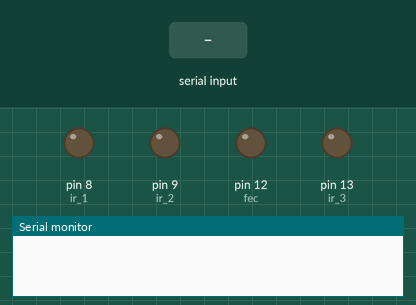
The sketch below on a simulated Arduino Uno, built with avr-gcc and run on an emulated ATmega328P. Shown: output pins drawn as LEDs (lit = HIGH), the last lines printed to the serial monitor. The test bench sets the inputs (shaded band).

Above: at 1.2 s.
1.3 s: "x" received over Serial
At 2.1 s:
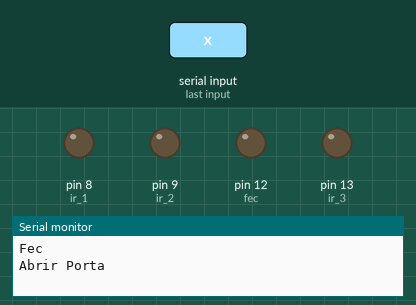
2.8 s: "q" received over Serial
At 2.88 s:
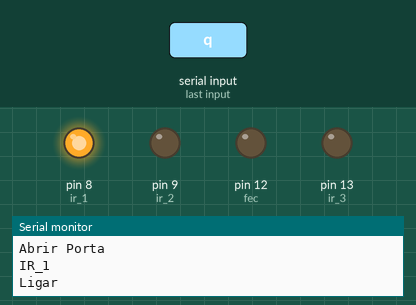
4.4 s: "w" received over Serial
At 4.48 s:
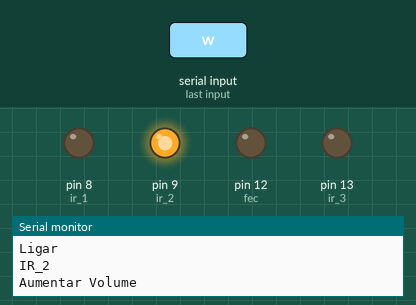
6.0 s: "e" received over Serial
At 6.08 s:
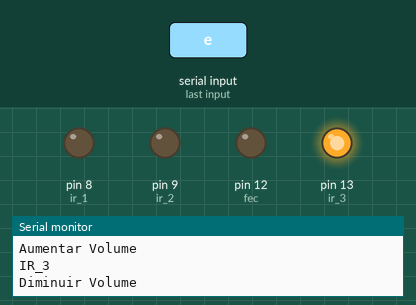
Timing chart, 0 to 8.6 s (numbered marks = the images above; inputs shaded):
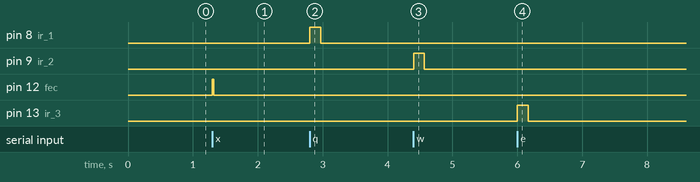

The sketch:

Emissor_IR_and_3.ino
```cpp
/*  -- Controle IR - 3 Saídas IR --
 * Autor: Matheus Dias
 * Início: 14/02/2018
 * Last_Att: 25/02/2018
 * Utilidade: Controlar separadamente 3 saídas com emissores infravermelho;
 */

#include <IRremote.h>

IRsend irsend;

void ligar_desligar();   // Para ligar o comando é: 'l'
void aumentar_volume();  // Para aumentar o volume é: 'u'
void diminuir_volume();  // Para diminuir o volume é: 'd'

const byte ir_1 = 8;
const byte ir_2 = 9;
const byte ir_3 = 13;
const byte fec = 12;

int khz = 38; // 38kHz carrier frequency for the NEC protocol

void setup(){
  pinMode(ir_1, OUTPUT);
  pinMode(ir_2, OUTPUT);
  pinMode(ir_3, OUTPUT);
  pinMode(fec, OUTPUT);

  Serial.begin(9600);

}

void loop() {
  if (Serial.available()){
    char cmd = Serial.read(); // lê o valor digitado e enviado pela serial monitor.
    if (cmd == 'x'){
      Serial.println("Fec");
      digitalWrite(fec, HIGH);
      Serial.println("Abrir Porta");
      delay(20);
      digitalWrite(fec, LOW);
      cmd = 0;
    }

    if (cmd == 'q'){
      Serial.println("IR_1");
      digitalWrite(ir_1, HIGH);
      Serial.println("Ligar");
      ligar();
      delay(100);
      digitalWrite(ir_1, LOW);
      cmd = 0;
    }
    if (cmd == 'w'){
      Serial.println("IR_2");
      digitalWrite(ir_2, HIGH);
      aumentar_volume();
      Serial.println("Aumentar Volume");
      delay(100);
      digitalWrite(ir_2, LOW);
      cmd = 0;
    }
    if (cmd == 'e'){
      Serial.println("IR_3");
      digitalWrite(ir_3, HIGH);
      diminuir_volume();
      Serial.println("Diminuir Volume");
      delay(100);
      digitalWrite(ir_3, LOW);
      cmd = 0;
    }
      if (cmd == 'o'){
      Serial.println("Desligar");
      desligar();
      delay(100);
      cmd = 0;
    }
    else if (cmd == 'u'){
      Serial.println("Aumentar Volume!");
      aumentar_volume();
      delay(100);
      cmd = 0;
    }
    else if (cmd == 'd'){
      Serial.println("Diminuir Volume!");
      diminuir_volume();
      delay(100);
      cmd = 0;
    }

  }

 }//Fim_loop();

void ligar(){
  //unsigned int irSignal[] = {8388, 4252, 620, 1636, 592, 508, 556, 604, 556, 528, 592, 1636, 596, 564, 500, 568, 616, 508, 592, 532, 536, 600, 588, 504, 532, 592, 596, 500, 624, 504, 592, 568, 560, 540, 588, 536, 560, 532, 596, 1632, 592, 1628, 624, 504, 592, 532, 536, 600, 584, 508, 532, 592, 532, 564, 564, 1688, 596, 1632, 588}; //AnalysIR Batch Export (IRremote) - RAW
  //TV Casa - Ativo
  unsigned int irSignal[] = {8916, 4472, 556, 596, 528, 596, 532, 1728, 512, 592, 532, 608, 520, 608, 520, 600, 524, 600, 528, 1708, 532, 1728, 512, 596, 528, 1708, 532, 1708, 532, 1716, 524, 1704, 536, 1708, 532, 596, 528, 600, 528, 616, 512, 1728, 508, 596, 532, 596, 532, 596, 528, 592, 536, 1704, 536, 1704, 536, 1704, 536, 616, 508, 1704, 536, 1708, 532, 1712, 528, 1704, 536, 39716, 8904, 2264, 536, 30236, 8916, 2268, 536, 30232, 8920, 2272, 532, 30224, 8920, 2272, 528, 30232, 8912, 2272, 532, 30224, 8912, 2276, 524, 30236, 8920, 2272, 528, 30236, 8920, 2268, 532, 30236, 8920, 2268, 536, 30236, 8920, 2292, 512, 30228, 8916, 2272, 532, 30232, 8908, 2284, 520, 30236, 8912, 2268, 532, 30228, 8916, 2264, 536, 30228, 8908, 2272, 532, 30220, 8912, 2268, 536, 30224, 8908, 2268, 536, 30208, 8920, 2264, 536, 30216, 8920, 2272, 528, 30208, 8916, 2268, 532, 30208, 8916, 2264, 536, 30216, 8912, 2280, 524, 30212, 8916, 2268, 532, 30208, 8916, 2268, 536, 30212, 8916, 2264, 536, 30232, 8908, 2272, 532, 30216, 8920, 2284, 520, 30228, 8912, 2268, 536}; //AnalysIR Batch Export (IRremote) - RAW
  irsend.sendRaw(irSignal, sizeof(irSignal) / sizeof(irSignal[0]), khz); //Note the approach used to automatically calculate the size of the array.
}//Fim_ligar_desligar();

void desligar(){
  //unsigned int irSignal[] = {8336, 4280, 508, 1744, 480, 676, 452, 648, 476, 648, 452, 1740, 512, 648, 452, 672, 452, 648, 480, 1732, 492, 1736, 488, 676, 448, 648, 480, 648, 448, 676, 452, 648, 476, 648, 452, 676, 448, 648, 480, 648, 452, 672, 452, 648, 476, 1752, 472, 652, 476, 1740, 484, 648, 480, 620, 476, 652, 476, 1736, 488}; //AnalysIR Batch Export (IRremote) - RAW
  unsigned int irSignal[] = {8336, 4280, 508, 1744, 480, 676, 452, 648, 476, 648, 452, 1740, 512, 648, 452, 672, 452, 648, 480, 1732, 492, 1736, 488, 676, 448, 648, 480, 648, 448, 676, 452, 648, 476, 648, 452, 676, 448, 648, 480, 648, 452, 672, 452, 648, 476, 1752, 472, 652, 476, 1740, 484, 648, 480, 620, 476, 652, 476, 1736, 488}; //AnalysIR Batch Export (IRremote) - RAW
  irsend.sendRaw(irSignal, sizeof(irSignal) / sizeof(irSignal[0]), khz); //Note the approach used to automatically calculate the size of the array.
}//Fim_ligar_desligar();


void aumentar_volume(){
  unsigned int irSignal[] = {8960, 4456, 572, 556, 572, 552, 572, 1668, 572, 556, 572, 556, 572, 556, 568, 556, 572, 556, 572, 1668, 572, 1668, 572, 552, 572, 1668, 572, 1668, 572, 1668, 572, 1668, 564, 1676, 572, 556, 572, 1668, 572, 556, 568, 556, 572, 560, 568, 556, 572, 552, 572, 556, 572, 1668, 572, 556, 572, 1664, 576, 1664, 572, 1668, 572, 1668, 572, 1668, 572, 1668, 572, 39668, 8960, 2232, 572, 30208}; //AnalysIR Batch Export (IRremote) - RAW
  irsend.sendRaw(irSignal, sizeof(irSignal) / sizeof(irSignal[0]), khz); //Note the approach used to automatically calculate the size of the array.
}//Fim_aumentar_volume();

void diminuir_volume(){
  unsigned int irSignal[] = {8916, 4500, 528, 596, 532, 592, 532, 1716, 524, 604, 524, 596, 532, 592, 532, 592, 536, 596, 528, 1708, 536, 1704, 532, 600, 528, 1704, 536, 1708, 532, 1712, 528, 1712, 528, 1708, 532, 1712, 528, 1712, 528, 600, 528, 592, 532, 592, 536, 592, 536, 592, 532, 596, 532, 616, 512, 592, 532, 1704, 536, 1712, 528, 1712, 528, 1712, 528, 1704, 536, 1708, 532, 39712, 8916, 2276, 528, 30252, 8920, 2292, 508}; //AnalysIR Batch Export (IRremote) - RAW
  irsend.sendRaw(irSignal, sizeof(irSignal) / sizeof(irSignal[0]), khz); //Note the approach used to automatically calculate the size of the array.
}//Fim_diminur_volume();


//-----------// TV LG - CASA --- //-----------//

// ON TV: Raw: (179) 8916, 4472, 556, 596, 528, 596, 532, 1728, 512, 592, 532, 608, 520, 608, 520, 600, 524, 600, 528, 1708, 532, 1728, 512, 596, 528, 1708, 532, 1708, 532, 1716, 524, 1704, 536, 1708, 532, 596, 528, 600, 528, 616, 512, 1728, 508, 596, 532, 596, 532, 596, 528, 592, 536, 1704, 536, 1704, 536, 1704, 536, 616, 508, 1704, 536, 1708, 532, 1712, 528, 1704, 536, 39716, 8904, 2264, 536, 30236, 8916, 2268, 536, 30232, 8920, 2272, 532, 30224, 8920, 2272, 528, 30232, 8912, 2272, 532, 30224, 8912, 2276, 524, 30236, 8920, 2272, 528, 30236, 8920, 2268, 532, 30236, 8920, 2268, 536, 30236, 8920, 2292, 512, 30228, 8916, 2272, 532, 30232, 8908, 2284, 520, 30236, 8912, 2268, 532, 30228, 8916, 2264, 536, 30228, 8908, 2272, 532, 30220, 8912, 2268, 536, 30224, 8908, 2268, 536, 30208, 8920, 2264, 536, 30216, 8920, 2272, 528, 30208, 8916, 2268, 532, 30208, 8916, 2264, 536, 30216, 8912, 2280, 524, 30212, 8916, 2268, 532, 30208, 8916, 2268, 536, 30212, 8916, 2264, 536, 30232, 8908, 2272, 532, 30216, 8920, 2284, 520, 30228, 8912, 2268, 536,

// VOLUME UP: Raw: (87) 8960, 4456, 572, 556, 572, 552, 572, 1668, 572, 556, 572, 556, 572, 556, 568, 556, 572, 556, 572, 1668, 572, 1668, 572, 552, 572, 1668, 572, 1668, 572, 1668, 572, 1668, 564, 1676, 572, 556, 572, 1668, 572, 556, 568, 556, 572, 560, 568, 556, 572, 552, 572, 556, 572, 1668, 572, 556, 572, 1664, 576, 1664, 572, 1668, 572, 1668, 572, 1668, 572, 1668, 572, 39668, 8960, 2232, 572, 30208, 8960, 2228, 576, 30208, 8956, 2232, 572, 30204, 8956, 2232, 572, 30196, 8956, 2232, 572,

// VULUME DOWN: Raw: (75) 8916, 4500, 528, 596, 532, 592, 532, 1716, 524, 604, 524, 596, 532, 592, 532, 592, 536, 596, 528, 1708, 536, 1704, 532, 600, 528, 1704, 536, 1708, 532, 1712, 528, 1712, 528, 1708, 532, 1712, 528, 1712, 528, 600, 528, 592, 532, 592, 536, 592, 536, 592, 532, 596, 532, 616, 512, 592, 532, 1704, 536, 1712, 528, 1712, 528, 1712, 528, 1704, 536, 1708, 532, 39712, 8916, 2276, 528, 30252, 8920, 2292, 508,

//-------------// TV LG - CASA --- //-----------------


//-----------// CENTRAL DE AR SALA 5 (GREE) --- //-------------
// ON : Raw: (139) 8908, 4516, 604, 1676, 616, 588, 612, 588, 612, 608, 592, 1700, 592, 1680, 612, 1680, 612, 584, 616, 580, 620, 584, 616, 600, 596, 588, 612, 632, 568, 592, 608, 592, 608, 592, 608, 592, 608, 584, 616, 588, 612, 584, 612, 612, 588, 1680, 612, 1676, 620, 588, 612, 600, 596, 592, 608, 600, 600, 604, 596, 1724, 568, 604, 596, 1688, 604, 600, 600, 592, 608, 1688, 604, 584, 616, 19968, 612, 1684, 608, 592, 608, 584, 616, 592, 604, 608, 592, 608, 592, 596, 604, 596, 604, 596, 604, 592, 608, 596, 604, 584, 616, 596, 600, 1688, 608, 588, 608, 592, 608, 588, 612, 600, 600, 604, 596, 588, 612, 628, 572, 584, 616, 592, 608, 588, 608, 588, 612, 592, 608, 596, 604, 588, 612, 1700, 592, 600, 600, 1680, 612, 1680, 612,

// VOLUME UP: Raw: (139) 8880, 4512, 608, 1724, 568, 596, 604, 592, 608, 1692, 600, 1724, 568, 1684, 608, 1680, 612, 592, 608, 1704, 588, 600, 600, 588, 612, 1696, 596, 632, 568, 608, 592, 580, 620, 604, 596, 628, 572, 588, 612, 588, 612, 596, 600, 604, 596, 1676, 616, 1700, 596, 580, 616, 596, 604, 596, 604, 608, 592, 608, 592, 1676, 616, 584, 616, 1688, 604, 584, 616, 588, 612, 1700, 592, 588, 612, 19976, 600, 1684, 608, 596, 604, 596, 604, 584, 616, 592, 608, 584, 616, 604, 596, 588, 612, 580, 620, 604, 596, 588, 612, 580, 620, 580, 660, 1632, 620, 580, 664, 536, 620, 580, 620, 576, 624, 576, 624, 576, 624, 576, 624, 576, 624, 576, 620, 580, 620, 580, 664, 532, 652, 548, 652, 548, 652, 548, 688, 1604, 652, 1640, 652, 1640, 652,

// VOLUME DOWN: Raw: (139) 8880, 4552, 568, 1696, 596, 632, 568, 632, 564, 1728, 568, 1728, 564, 1692, 600, 1728, 564, 632, 568, 1680, 612, 1700, 592, 632, 568, 596, 604, 600, 600, 604, 596, 632, 568, 632, 564, 636, 564, 616, 584, 604, 596, 592, 608, 632, 568, 1724, 568, 1724, 568, 632, 568, 632, 568, 632, 568, 632, 568, 600, 600, 1692, 600, 592, 608, 1684, 608, 592, 608, 588, 612, 1680, 612, 596, 604, 19964, 612, 1692, 604, 604, 592, 592, 608, 600, 600, 588, 612, 588, 612, 588, 612, 628, 572, 580, 620, 580, 616, 608, 592, 596, 604, 592, 612, 1688, 600, 596, 604, 628, 572, 588, 612, 596, 604, 596, 604, 596, 604, 588, 612, 592, 604, 588, 612, 584, 616, 596, 604, 584, 616, 592, 608, 584, 616, 604, 596, 604, 596, 584, 616, 1668, 628,
//----------// CENTRAL DE AR SALA 5 (GREE) --- //------------
```

Measured:
- after the input at 1.3 s, pin 12 (fec): LOW → HIGH at once, → LOW 0.02 s later
- after the input at 2.8 s, pin 8 (ir_1): LOW → HIGH at once, → LOW 0.17 s later
- after the input at 4.4 s, pin 9 (ir_2): LOW → HIGH at once, → LOW 0.17 s later
- after the input at 6.0 s, pin 13 (ir_3): LOW → HIGH at once, → LOW 0.17 s later
